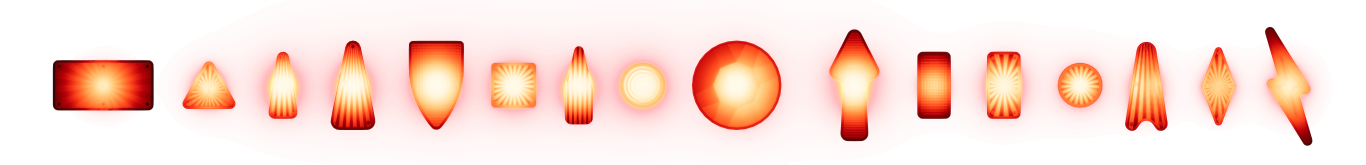
#> input picture VisualPinball.Unity/Documentation~/creators-guide/editor/inserts/inserts-showcase-lit.png, 8192 x 988 px, given in place of d_lamp_Incandescent_off.png, which was not available (shown at 1/6 size)
$ python publish_presets.py ..
#> lines starting #> are read from the running program, lines starting #| are printed output that depends on the picture
"""publish_presets.py [capture folder]: crops the preset example stills (d_*.png, 900x900, from shoot_presets.sh) into presets/*.png at 320x320.

The L35 stills are cropped to (150,150,750,750), the red L81 look stills, a larger insert from further up, to (120,120,780,780).
The names are mapped by hand: a CamelCase converter turns LED into l-e-d.
"""
import sys
from pathlib import Path
from PIL import Image
from paths import DOCS, T2, output

src = Path(sys.argv[1]) if len(sys.argv) > 1 else output(T2, 'presets')
L35, L81 = (150, 150, 750, 750), (120, 120, 780, 780)


def save(capture, name, crop):
#> called with capture = 'd_lamp_Incandescent_off', name = 'lamp-incandescent-off', crop = (150, 150, 750, 750)
	Image.open(src / f'{capture}.png').convert('RGB').crop(crop).resize((320, 320), Image.LANCZOS).save(DOCS / 'presets' / f'{name}.png', optimize=True)
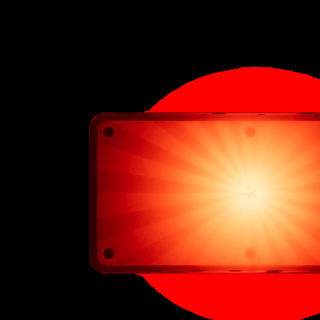
#> saved as lamp-incandescent-off.png: PIL image 320x320 RGB; mean R, G, B 112.1, 34.1, 18.6


for lamp in ['Incandescent', 'LED']:
	for state in ['off', 'on']:
		save(f'd_lamp_{lamp}_{state}', f'lamp-{lamp.lower()}-{state}', L35)
#> pass 2 of the loop `for lamp in ['Incandescent', 'LED']:`:
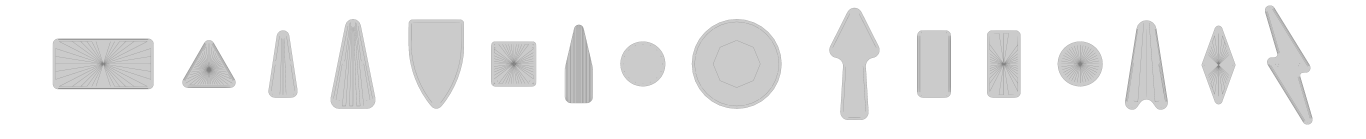
#> input picture VisualPinball.Unity/Documentation~/creators-guide/editor/inserts/inserts-showcase-unlit.png, 8192 x 831 px, given in place of d_lamp_LED_off.png, which was not available (shown at 1/6 size)
#> in save (call 3), `Image.open(src / f'{capture}.png').convert('RGB').crop(crop).resize((3..`:
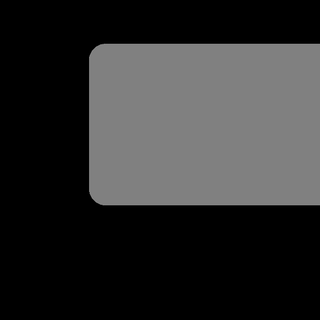
#> saved as lamp-led-off.png: PIL image 320x320 RGB; min 0, max 142, mean 46.5
#> (the run stopped early here; a loop or call above may not have finished)
